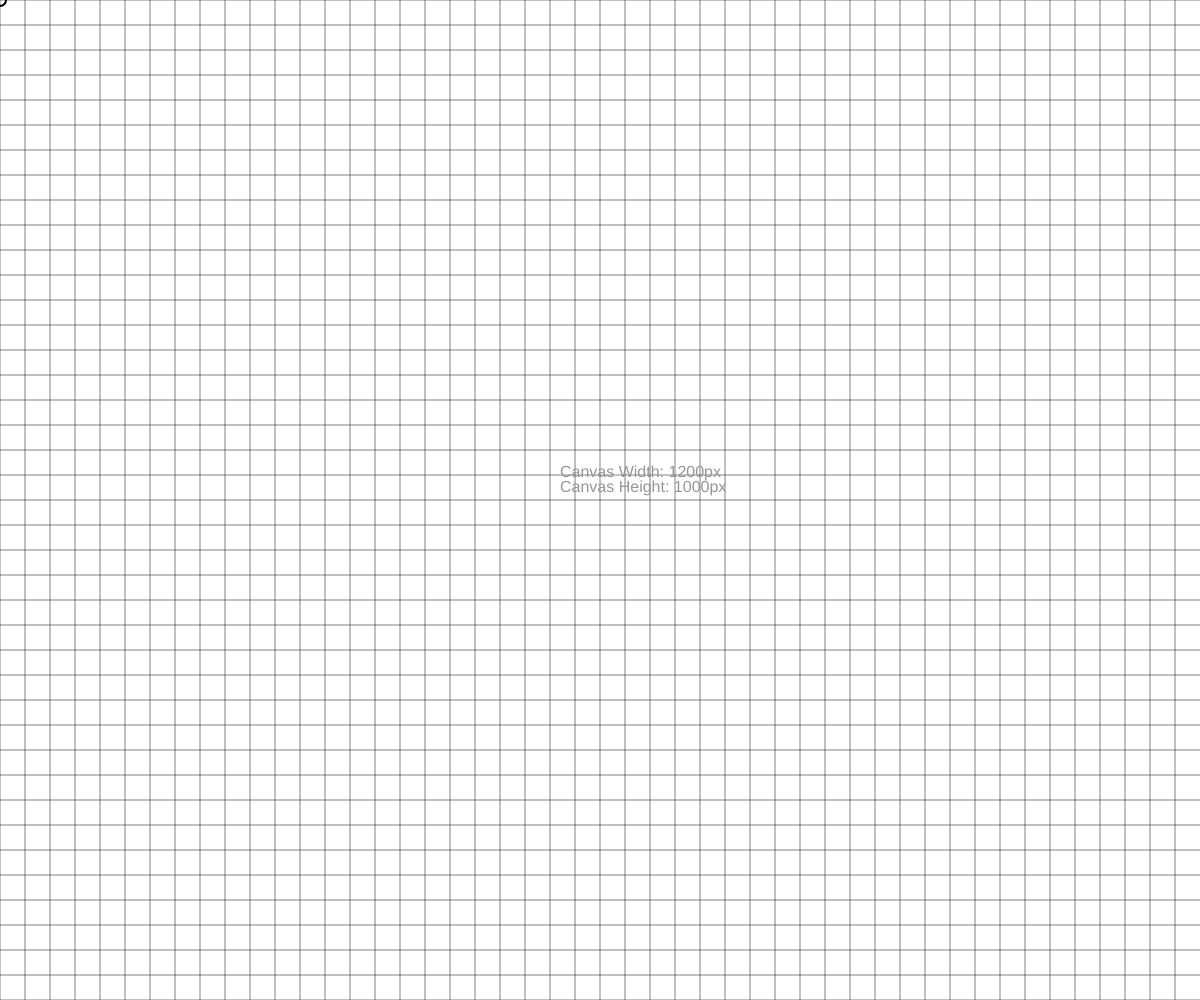
Frame 1 (no input)
Frame 60 (no input): identical to frame 1, image omitted
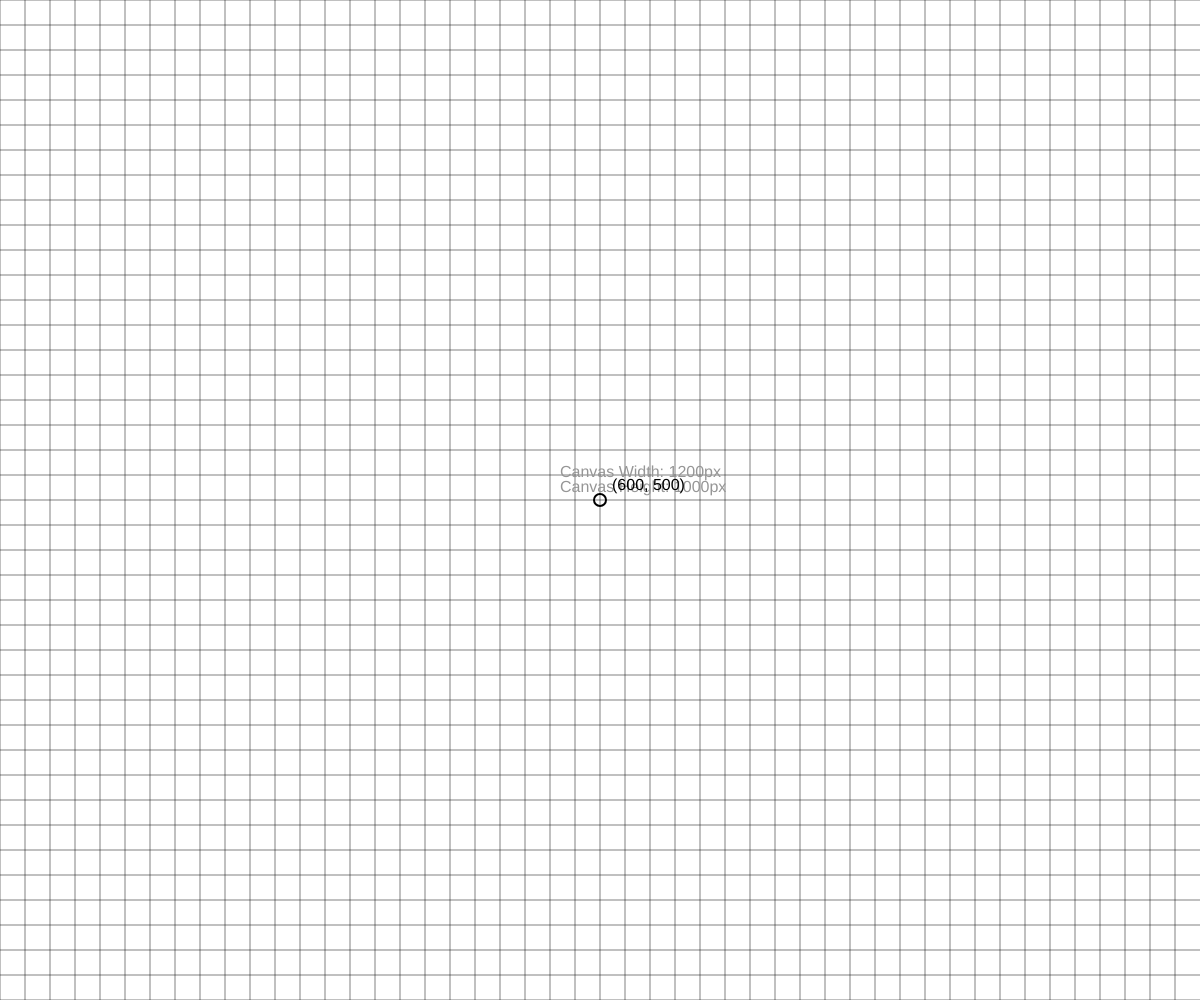
Frame 120 (the mouse pressed at the canvas centre since frame 60)

The p5.js sketch that drew these frames (run headless with seeded random() and noise() and a simulated clock; from frame 60 on, the mouse is pressed at the canvas centre):

// p5.js sketch
// ── sketch.js
let diameter = 0;
let squareDistance = 25;
let textBoxSize = 500;
let textPx;
let position = [];

function setup() {
  // put setup code here
  createCanvas(windowWidth, windowHeight);
}

function draw() {
  // put drawing code here
  background(255);
  diameter = width / 100;
  textPx = width / 75;
  textBoxSize = textPx * 5;
  fill("white");
  strokeWeight(2);
  mousePosition();
  strokeWeight(0.5);
  fill("gray");
  makeGrid();
  fill(150);
  displayCanvasSize();
  fill("black");
  displayMousePosition();
}

let mousePosition = () => circle(mouseX, mouseY, diameter);

let makeGrid = () => {
  for(let i = 0; i < width; i += squareDistance) {
    line(i, 0, i, height);
    line(0, i, width, i);
  }
};

let displayCanvasSize = () =>  {
  textSize(textPx);
  text(`Canvas Width: ${width}px`, width / 2 - textBoxSize / 2, height / 2 - textBoxSize / 2.25, width / 2 + textBoxSize / 2, height / 2 + textBoxSize / 2.25); 
  text(`Canvas Height: ${height}px`, width / 2 - textBoxSize / 2, height / 2 - textBoxSize / 4, width / 2 + textBoxSize / 2, height / 2 + textBoxSize / 4); 
};

let displayMousePosition = () => text(`(${mouseX}, ${mouseY})`, mouseX + width / 100, mouseY - height / 100);

function windowResized() {
  resizeCanvas(windowWidth, windowHeight);
}

function mouseClicked() {
  position.push(mouseX);
  position.push(mouseY);
}
